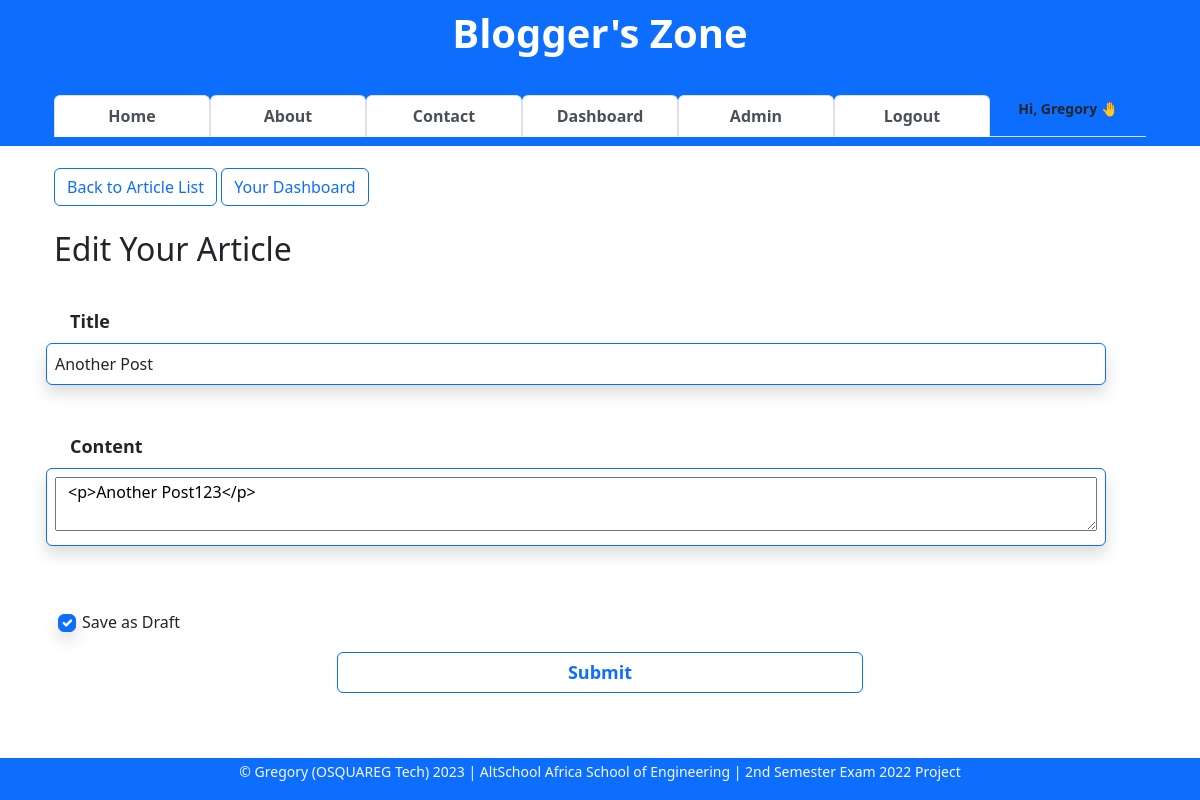
The app's page /article/edit/3 (signed in), older data.
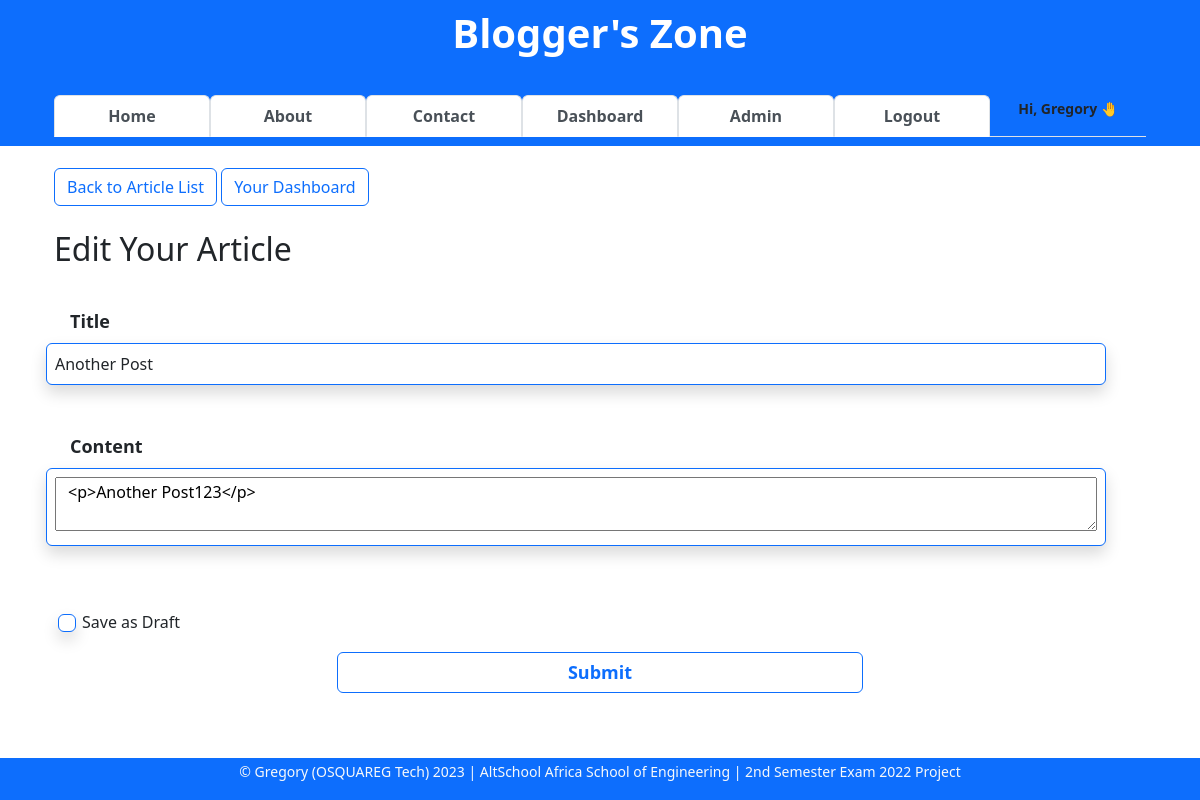
The same page, newer data.
### app/models.py (models this page shows, shortened)
class Article(db.Model):
    __tablename__ = "articles"
    id = db.Column(db.Integer, primary_key=True)
    title = db.Column(db.String(255), nullable=False)
    content = db.Column(db.Text, nullable=False)
    slug = db.Column(db.String(255), nullable=True)
    date_posted = db.Column(db.DateTime, default=datetime.utcnow)
    is_draft = db.Column(db.Boolean, default=False, nullable=False)
    last_updated_on = db.Column(db.DateTime, onupdate=datetime.utcnow)
    last_updated_by = db.Column(db.String)
    is_deleted = db.Column(db.Boolean, default=False)
    author_id = db.Column(db.Integer, db.ForeignKey("users.id", ondelete="CASCADE"))
    comments = db.relationship("Comment", backref="articles")
    article_likes = db.relationship("ArticleLike", backref="articles")
    comment_likes = db.relationship("CommentLike", backref="articles")

### app/article/article.py (the view, shortened to what this page needs)
@blueprint.route("/edit/<int:id>", methods=["GET", "POST"])
@login_required
def edit(id):
    form = ArticleForm()
    article = Article.query.get_or_404(id)
    if current_user.id == article.author_id:
        form.title.data = article.title
        form.content.data = article.content
        form.is_draft.data = article.is_draft
    else:
        flash(f"You are not authorized to edit this article!")
        return redirect(url_for("article.view", id=article.id))
    context = {
        "form": form,
        "article": article,
    }
    return render_template("edit-article.html", **context)

### app/webforms.py
class ArticleForm(FlaskForm):
    title = StringField(label="Title", validators=[InputRequired(message="* Required")])
    content = CKEditorField(label="Content", validators=[InputRequired(message="* Required")])
    is_draft = BooleanField(label="Save as Draft", default=False)
    submit = SubmitField(label="Submit")

### app/main.py (called while the page is built)
@login_man.user_loader
def user_loader(id):
    return User.query.get(int(id))

### app/article/templates/edit-article.html (shortened to what this page needs)
{% extends 'base.html' %}
{% block content %}
<div class="container">
    <a href="/#all-articles-list" class="btn btn-outline-primary">Back to Article List</a>
    <a href="{{ url_for('user.dashboard', un=current_user.username) }}" class="btn btn-outline-primary">Your Dashboard</a>
    <br><br>
        <h2>Edit Your Article</h2>
        <br><br>
        <div class="container form-group">
            <form class="row g-3" action="{{ url_for('article.edit', id=article.id) }}" method="POST">
                <div class="row">
                    {{ form.title.label(class="form-label", style="font-weight:bold; font-size:18px") }}
                    {{ form.title(class="row form-control shadow p-2 mb-5 bg-body rounded border border-primary") }}
                </div>
                <div class="row">
                    {{ form.content.label(class="form-label", style="font-weight:bold; font-size:18px") }}
                    <div class="row form-control shadow p-2 mb-5 bg-body rounded border border-primary">
                        {{ form.content }}
                    </div>
                </div>
                <div class="form-check">
                    {{ form.is_draft.label(class="form-check-label", for="flexCheckDefault") }}
                    {{ form.is_draft(class="form-check-input shadow p-2 rounded border border-primary", type="checkbox", id="flexCheckDefault") }}
                </div>
                <div class="d-grid gap-2 col-6 mx-auto">
                    {{ form.submit(class="btn btn-outline-primary" , style="font-weight:bold; font-size:18px") }}
                </div>
            </form>
        </div>
    </div>
</div>
{% endblock content %}

Row changes from the older to the newer data that the page shows:
changed Article "Another Post": is_draft "☑" → "☐"
